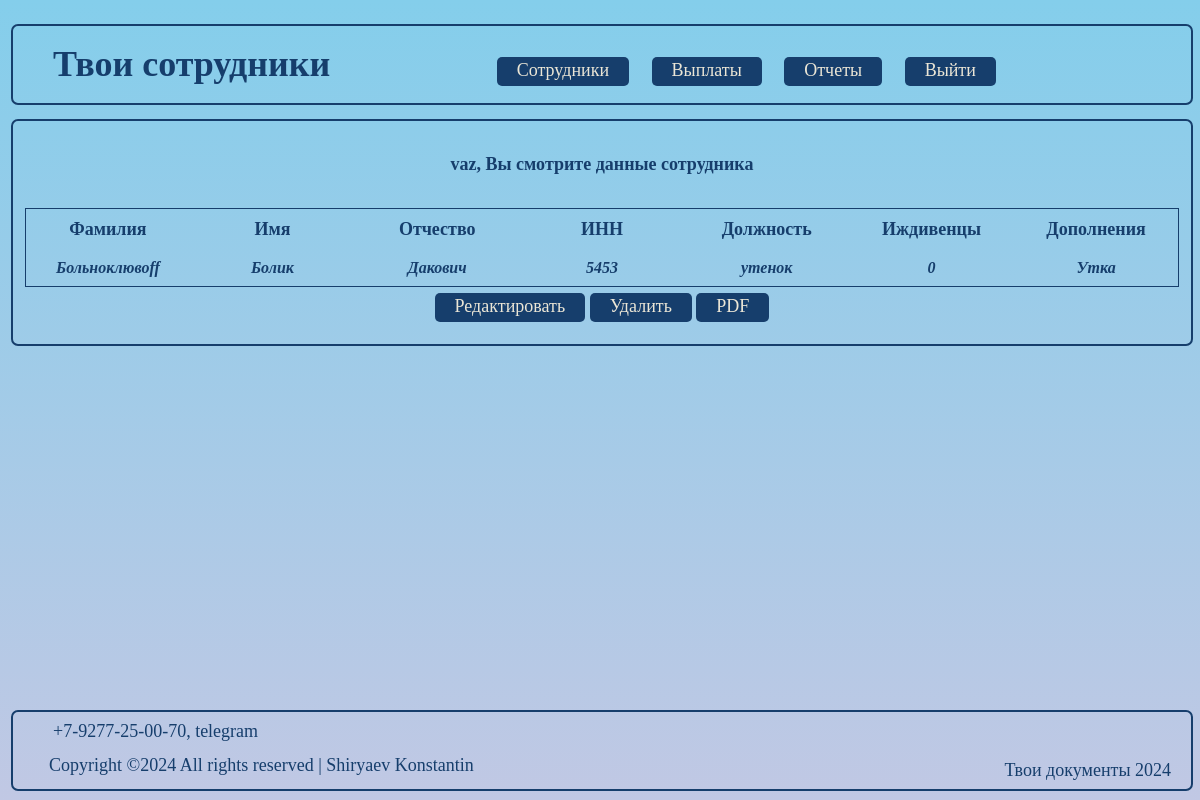
The page /2 (signed in) on the database its author committed.
### taxes/models.py (models this page shows, shortened)
class Staff(models.Model):
    author = models.ForeignKey(User, on_delete=models.CASCADE, verbose_name='Компания')
    surname = models.CharField(max_length=24, verbose_name='Фамилия')
    name = models.CharField(max_length=24, verbose_name='Имя')
    patronimic = models.CharField(max_length=24, blank=True, verbose_name='Отчество')
    ITN = models.PositiveBigIntegerField(unique=True, validators=[MaxValueValidator(999999999999)], verbose_name='ИНН')
    post = models.CharField(max_length=24, verbose_name='Должность')
    dependents = models.IntegerField(default=0, verbose_name='Иждивенцы')
    employment_date = models.DateField(null=True, verbose_name='Дата приёма')
    description = models.TextField(max_length=150, blank=True, verbose_name='Описание')
    class Meta:
        ordering = ['surname']
        indexes = [
            models.Index(fields=['surname']),
            ]
        verbose_name = 'Сотрудники'
        verbose_name_plural = 'Персонал'

### taxes/views.py (the view)
# urls.py: path('<int:pk>', StaffDetailView.as_view(), name='worker'),
class StaffDetailView(LoginRequiredMixin, DetailView):
    model = Staff
    template_name = 'staff/employee.html'
    context_object_name = 'staff'
    def get_object(self, **kwargs):
        id = self.kwargs.get('pk')
        return Staff.objects.get(pk=id)

### taxes/templates/staff/employee.html
{% extends 'flatpages/default.html' %}
{% block content %}
    <h4 class="title_2">{{ request.user.username }}, Вы смотрите данные сотрудника</h4>
    <table class="table-deitail">
        <table class="table_blur">
            <thead>
            <tr>
                <th scope="col">Фамилия</th>
                <th scope="col">Имя</th>
                <th scope="col">Отчество</th>
                <th scope="col">ИНН</th>
                <th scope="col">Должность</th>
                <th scope="col">Иждивенцы</th>
                <th scope="col">Дополнения</th>
            </tr>
            </thead>
            <tbody class="stab">
                <tr>
                    <th scope="row">{{ staff.surname }}</th>
                    <th scope="row">{{ staff.name }}</th>
                    <th scope="row">{{ staff.patronimic }}</th>
                    <th scope="row">{{ staff.ITN }}</th>
                    <th scope="row">{{ staff.post }}</th>
                    <th scope="row">{{ staff.dependents }}</th>
                    <th scope="row">{{ staff.description }}</th>
                </tr>
            </tbody>
        </table>
    </table>
    <div class="btn-wrapper">
        <a href="{% url 'staff_edit' staff.id %}" class="btn" role="button" >Редактировать</a>
        <a href="{% url 'staff_delete' staff.id %}" class="btn" role="button">Удалить</a>
        <a href="{% url 'staff_pdf' staff.id %}" class="btn" role="button" >PDF</a>
    </div>
{% endblock content %}

### account/static/css/styles.css (style rules this page uses)
:root { --document_black: #163E6C; --document_red: #D20A11; --document_beige: #d6d8eb; }
html { font-family: "PT-Astra-Sans_Regular"; font-size: 18px; color: var(--document_black); line-height: 2.15; -webkit-text-size-adjust: 100%; -ms-text-size-adjust: 100%; -moz-text-size-adjust: 100%; -ms-overflow-style: scrollbar; -webkit-tap-highlight-color: rgba(0, 0, 0, 0); }
body { background: linear-gradient(#84CEEB, #C1C8E4); width: 99%; min-width:960px; max-height: 100em; }
*, *:before, *:after { box-sizing: border-box; }
tbody.stab { font-size: medium; font-style: italic; }
.btn { text-decoration: none; color: #EBE6D6; background-color: #163E6C; border-radius: 5px; padding: 3px 20px 6px 20px; }
div.btn-wrapper { text-align: center; padding-bottom: 1em; }
h4.title_2 { text-align: center; }
.table_blur { table-layout: fixed; margin-left: auto; margin-right: auto; width: 98%; border-collapse: collapse; border: 1px solid #163E6C; }
.table-deitail, .table-delete { margin-top: 1em; table-layout: fixed; margin-left: auto; margin-right: auto; width: 98%; }
body { background-color: #EBE6D6; }

### rows shown on the page
Staff: surname "Больноклювоff", name "Болик", patronimic "Дакович", ITN "5453", post "утенок", dependents "0", description "Утка"

### other values the page prints
{{ request.user.username }} "vaz"
